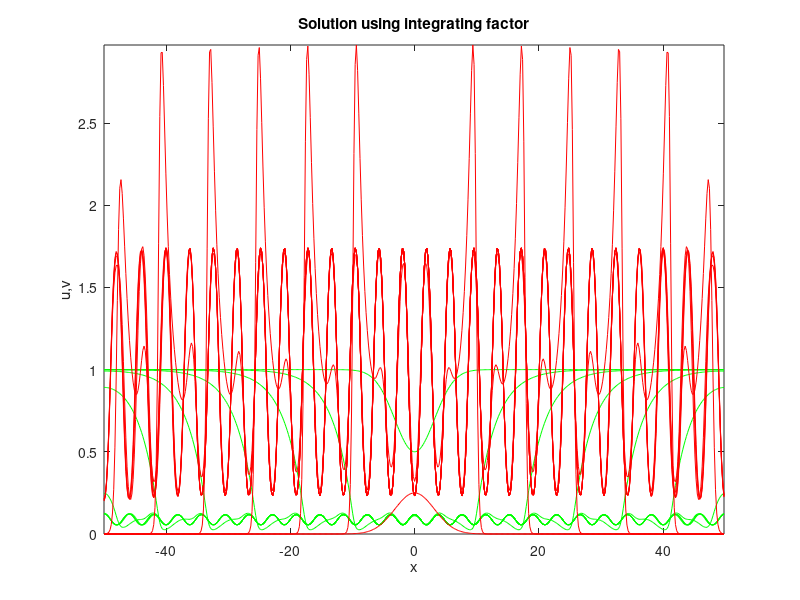
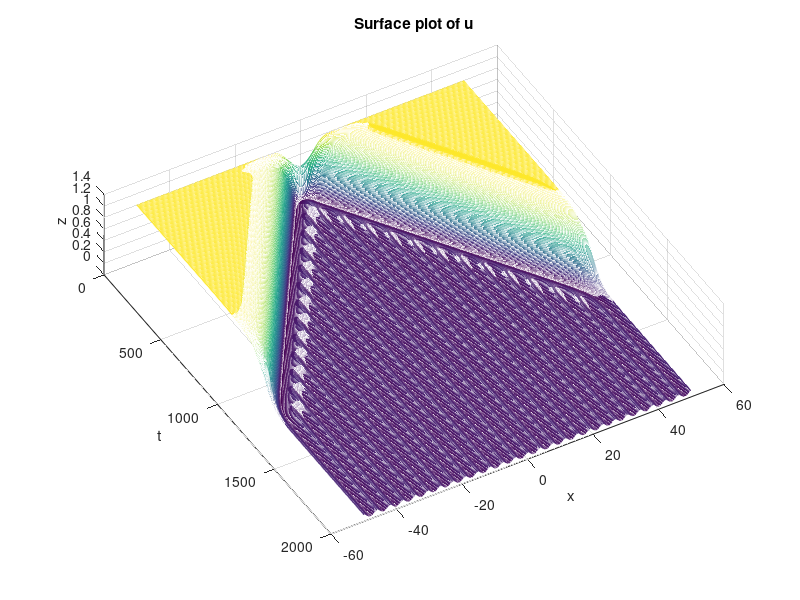
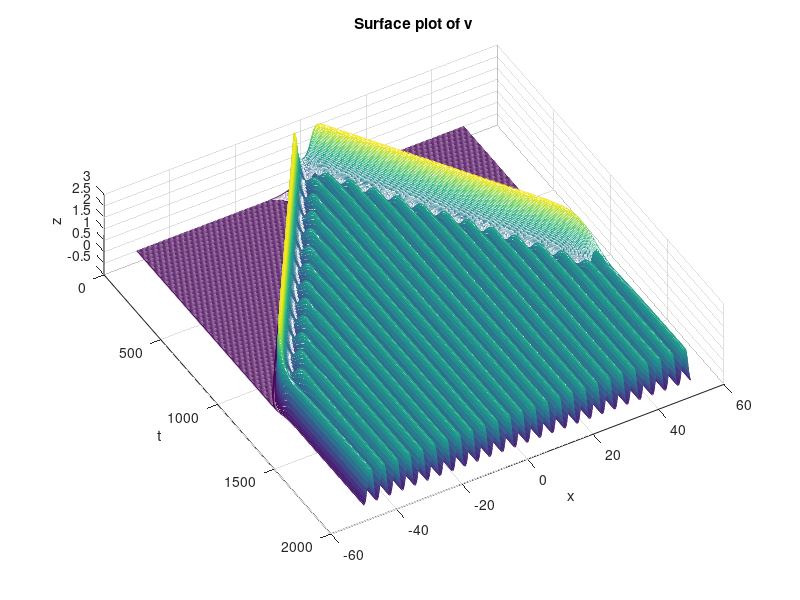

These charts were generated, in order, by the following MATLAB code:
function gray1D_ETDRK4(N,Nfinal,dt,ckeep,L,epsilon,a,b)
if nargin<8;
    disp('Using default parameters');
    N=512;
    Nfinal=10000;
    dt=0.2;
    ckeep=10;
    L=50;
    epsilon=0.01;
    a=9*epsilon;
    b=0.4*epsilon^(1/3);
end

rhside_par={a,b};
x=(2*L/N)*(-N/2:N/2-1)';
uv=initial(x,L);
uvhat=fft(uv);
uvkeep=zeros(N,2,1+Nfinal/ckeep);
uvkeep(:,:,1)=uv;
tkeep=dt*[0:ckeep:Nfinal];

ksq=[((pi/L)*[0:N/2 -N/2+1:-1]').^2, epsilon*((pi/L)*[0:N/2 -N/2+1:-1]').^2];
%-----------------Coefficients ----------------------------------
E2=exp(-dt*ksq/2); E=exp(-dt*ksq);
M = 16; % half the no. of points used in complex contour integration
r = exp(1i*pi*((1:M)-0.5)/M); % roots of 1i: (-1).^(1/(2*M))*exp(1i*[0:pi/M:pi-pi/M])
for n=1:2
    LR = -dt*ksq(:,n*ones(M,1)) + r(ones(N,1),:);
    B21(:,n) = sum(real((exp(LR/2)-1)./LR ),2)/M;
    C1(:,n) = sum(real((-4-LR+exp(LR).*(4-3*LR+LR.^2))./LR.^3),2)/M;
    C23(:,n) = 2*sum(real((2+LR+exp(LR).*(-2+LR))./LR.^3),2)/M;
    C4(:,n) = sum(real((-4-3*LR-LR.^2+exp(LR).*(4-LR))./LR.^3),2)/M;
end,
% The Ai equivalent would have been A1=0, A2=1/2, A3=1/2, A4=1
disp('Coefficients preparation completed')
%-----------------ETD Runge-Kutta----------------------------------
for n=1:Nfinal,
    k1=dt*fft(rhside(uv,rhside_par{:}));
    uvhat2=E2.*uvhat + B21.*k1;
    uv2=real(ifft(uvhat2));
    k2=dt*fft(rhside(uv2,rhside_par{:}));
    uv3=real(ifft(E2.*uvhat + B21.*k2));
    k3=dt*fft(rhside(uv3,rhside_par{:}));
    uv4=real(ifft(E2.*uvhat2 + B21.*(2*k3-k1)));
    k4=dt*fft(rhside(uv4,rhside_par{:}));
    uvhat = E.*uvhat + k1.*C1 + (k2+k3).*C23 + k4.*C4;
    uv=real(ifft(uvhat));
    if mod(n,ckeep)==0,
        uvkeep(:,:,1+n/ckeep)=uv;
    end
    if mod(n,10)==0,
        pause(0)
        disp(int2str(n))
    end
end
save('gray1D_ETDRK4.mat','tkeep','uvkeep','N','L','x')
%----------------------Figures---------------------------------
figure(1)
plot(x,squeeze(uvkeep(:,1,1:100:end)),'g',x,squeeze(uvkeep(:,2,1:100:end)),'r')
title('Solution using integrating factor')
xlabel('x');ylabel('u,v');axis('tight')
figure(2)
mesh(tkeep,x,squeeze(uvkeep(:,1,:)));view([60,75]);
xlabel('t');ylabel('x');zlabel('z');title('Surface plot of u')
figure(3)
mesh(tkeep,x,squeeze(uvkeep(:,2,:)));view([60,75]);
xlabel('t');ylabel('x');zlabel('z');title('Surface plot of v')
%--------------Initial Condition ---------------------------------
function u=initial(x,L)
u=[1-0.5*(sin(pi*(x-L)/(2*L)).^100) 0.25*(sin(pi*(x-L)/(2*L)).^100)];
%---------------Right Hand Side-----------------------------------
function rhs2=rhside(u,a,b)
t1=u(:,1).*u(:,2).*u(:,2);
rhs2=[-t1+a*(1-u(:,1)) t1-b*u(:,2)];
